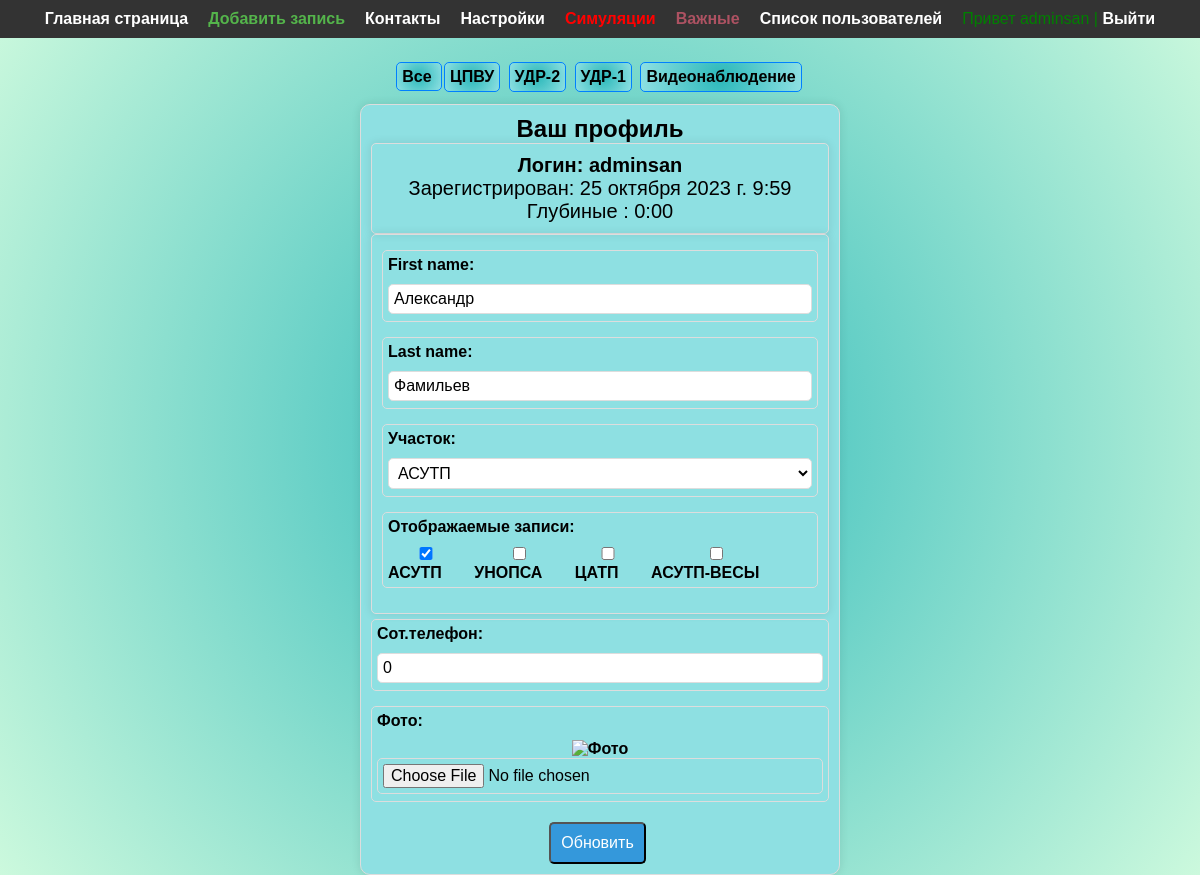
/profile/2 (signed in), run on an earlier commit of the app's database.
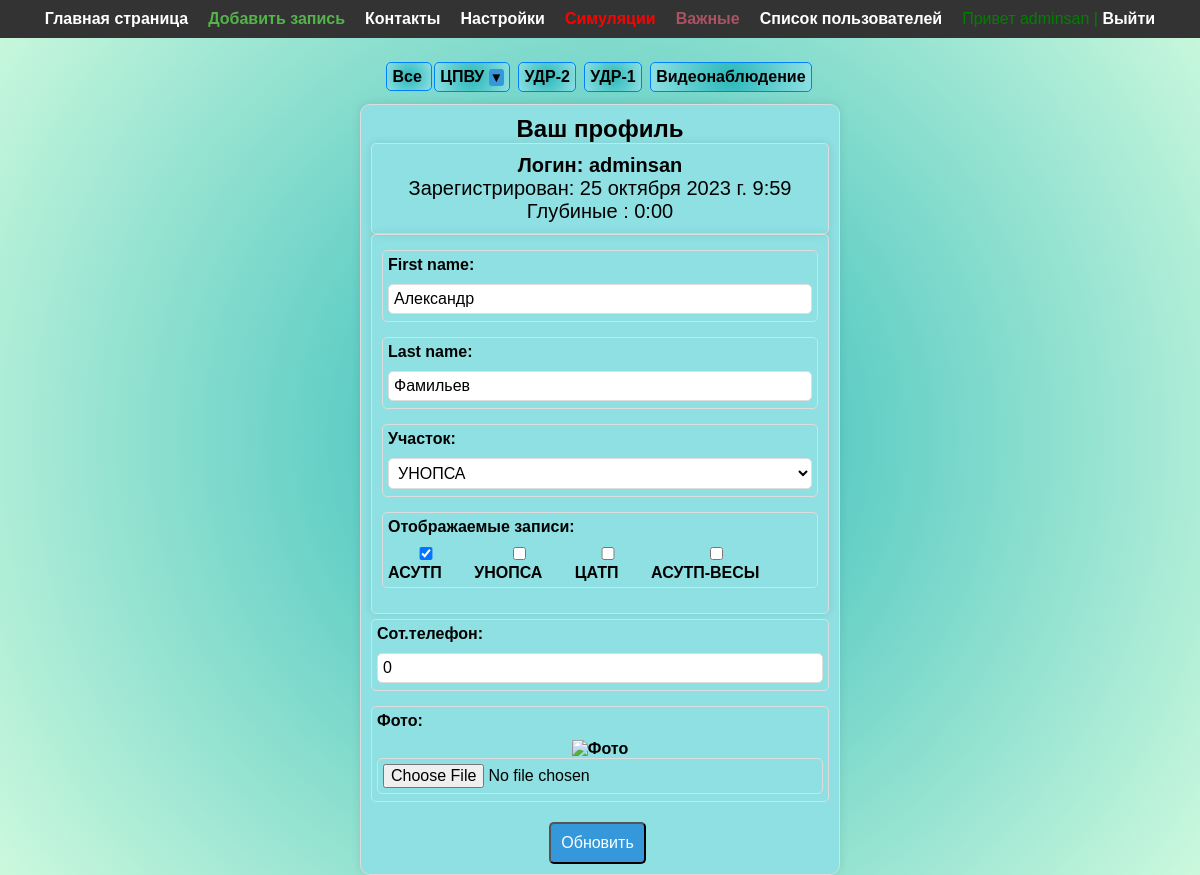
And on a later commit of the database.
### Blog/models.py (models this page shows, shortened)
class Category(MPTTModel):
    objects = models.Manager()
    name = models.CharField(max_length=100, db_index=True, verbose_name="Категория")
    slug = models.SlugField(max_length=255, unique=True, db_index=True, verbose_name="Slug")
    parent = TreeForeignKey('self', on_delete=models.CASCADE, null=True, blank=True, related_name='children')
    level = models.PositiveIntegerField(default=0)  # Define the default value for the 'level' field
    lft = models.PositiveIntegerField(default=0)  # Определите значение по умолчанию для поля 'lft'
    rght = models.PositiveIntegerField(default=0)  # Определите значение по умолчанию для поля 'rght'
    class MPTTMeta:
        order_insertion_by = ['name']
    class Meta:
        verbose_name = 'Категория'
        verbose_name_plural = 'Категории'
        ordering = ['id']

### users/models.py (models this page shows, shortened)
class Profile(models.Model):
    user = models.OneToOneField(User, on_delete=models.CASCADE)
    is_seller = models.BooleanField(default=False)
    rating = models.IntegerField(default=0)
    review = models.TextField(blank=True)
    image = models.ImageField(verbose_name='Аватарка', default='default.jpg', upload_to='profile_pics')
    city = models.CharField(verbose_name='Участок', max_length=3, choices=CITY_CHOICES, blank=True)
    phone = models.IntegerField(default=0, blank=True)
    notifications = models.TextField(blank=True, null=True)
    time_glybinie = models.TimeField(blank=True, null=True)
    city_filter = models.CharField(
        max_length=255,  # Укажите подходящую максимальную длину
        blank=True,
    )

### users/views.py (the view)
# urls.py: path('profile/<int:user_id>', user_views.profile, name='profile'),
def profile(request, user_id):
    user = get_object_or_404(User, id=user_id)
    prof = get_object_or_404(Profile, user=user)
    if request.method == 'POST':
        u_form = UserUpdateForm(request.POST, instance=request.user)
        p_form = ProfileUpdateForm(request.POST, request.FILES, instance=request.user.profile)
        if u_form.is_valid() and p_form.is_valid():
            if 'image' in request.FILES:
                prof.image = request.FILES['image']
            first_name = u_form.cleaned_data.get('first_name')
            last_name = u_form.cleaned_data.get('last_name')
            phone = p_form.cleaned_data.get('phone')
            prof.phone = phone
            selected_cities = p_form.cleaned_data.get('city_filter', [])
            city_filter_value = ",".join(selected_cities)
            prof.city_filter = city_filter_value
            city = request.POST.get('city', '')
            prof.city = city
            p_form.save()
            is_seller = request.POST.get('is_seller', False)
            prof.is_seller = bool(is_seller)
            user.first_name = first_name
            user.last_name = last_name
            user.save()
            prof.save()
            messages.success(request, f'Ваш профиль успешно обновлен.')
            return redirect(f'/profile/{user_id}')
    else:
        u_form = UserUpdateForm(instance=request.user)
        p_form = ProfileUpdateForm(instance=request.user.profile)
    context = {
        'u_form': u_form,
        'p_form': p_form,
        'menu': menu,
        'profile': prof
    }
    return render(request, 'users/profile.html', context)

### users/forms.py
class UserUpdateForm(forms.ModelForm):
    class Meta:
        model = User
        fields = ['first_name', 'last_name']

class ProfileUpdateForm(forms.ModelForm):
    city = forms.ChoiceField(choices=CITY_CHOICES, label='Участок')
    image = forms.ImageField(label='Фото', required=False, widget=ImagePreviewClearableFileInput(attrs={'accept': 'image/*'}))
    phone = forms.IntegerField(required=False, label="Сот.телефон")
    city_filter = forms.MultipleChoiceField(
        required=False,
        widget=forms.CheckboxSelectMultiple,  # Для отображения как чекбоксы
        choices=CITY_CHOICES,  # Ваш список городов
    )
    class Meta:
        model = Profile
        fields = ['city',  'phone', 'image', 'city_filter']

### Blog/context_processors.py (called while the page is built)
def unread_notifications(request):
    if request.user.is_authenticated:
        profile = Profile.objects.get(user=request.user)
        notifications = profile.notifications.split('\n') if profile.notifications else []
        has_unread_notifications = any("Пост" in notification for notification in notifications)
    else:
        has_unread_notifications = False
    return {'has_unread_notifications': has_unread_notifications}

### Blog/templatetags/blog_tags.py (called while the page is built)
@register.inclusion_tag('blog/list_categories.html')
def show_categories(sort=None):
    if not sort:
        top_categories = Category.objects.filter(parent__isnull=True)
    else:
        top_categories = Category.objects.filter(parent__isnull=True).order_by(sort)
    def get_child_categories(category):
        child_categories = category.children.all()
        for child_category in child_categories:
            child_category.child_categories = get_child_categories(child_category)
        return child_categories
    for category in top_categories:
        category.child_categories = get_child_categories(category)
    return {"cats": top_categories}

### users/templates/users/profile.html (shortened to what this page needs)
{% extends "blog/base.html" %}
{% load custom_tags %}
{% block content %}
<div class="content-profile">
    <h2>Ваш профиль</h2>
    <div class="form-title">
        <div class="form-container">
            <div class="media-body">
                <h4 class="account-heading">Логин: {{ user.username }}</h4>
                <p class="text-secondary">Зарегистрирован: {{ user.date_joined }}</p>
                <p class="text-secondary">Глубиные : {{ profile.time_glybinie }}</p>
            </div>
        </div>
        <form method="POST" enctype="multipart/form-data">
            <div class="form-container">
                <div class="form-field">
                    <label class="form-label" for="{{ u_form.first_name.id_for_label }}">
                        {{ u_form.first_name.label}}:</label>
                    {{ u_form.first_name }}
                </div>
                <div class="form-field">
                    <label class="form-label" for="{{ u_form.last_name.id_for_label }}">
                        {{ u_form.last_name.label}}:</label>
                    {{ u_form.last_name }}
                </div>
                <div class="form-field">
                    <label class="form-label" for="{{ p_form.city.id_for_label }}">
                        {{ p_form.city.label}}:</label>
                    {{ p_form.city}}
                </div>
                <div class="form-field">
                    <label class="form-label" for="{{ p_form.city_filter_for_label }}">
                        Отображаемые записи:</label>
                    <div class="checkbox-row">
        {% for value, label in p_form.city_filter.field.choices %}
            <label>
                <input type="checkbox" name="{{ p_form.city_filter.name }}" value="{{ value }}"
                       {% if value in p_form.city_filter.value %} checked {% endif %}>
                {{ label }}
            </label>
        {% endfor %}
    </div>
                </div>
            </div>
            <div class="form-field">
                <label class="form-label" for="{{ p_form.phone_for_label }}">
                    {{ p_form.phone.label}}:</label>
                {{ p_form.phone}}
            </div>
            <div class="form-field">
                <label class="form-label" for="{{ p_form.image_for_label }}">
                    {{ p_form.image.label}}:</label>
                <div class="form-image"> {{ p_form.image}}</div>
            </div>
    </div>
    <div class="form-group">
        <button class="button" type="submit">Обновить</button>
    </div>
</div>
{% endblock content %}

### Blog/templates/blog/base.html (shortened to what this page needs)
{% load static %}
{% load blog_tags %}
{% load mptt_tags %}
<!DOCTYPE html>
<html>
<head>
    <link type="text/css" href="{% static 'blog/css/menu.css' %}" rel="stylesheet"/>
    <link type="text/css" href="{% static 'blog/css/pagination.css' %}" rel="stylesheet"/>
    <link type="text/css" href="{% static 'blog/css/form_style.css' %}" rel="stylesheet"/>
    <link type="text/css" href="{% static 'blog/css/content_index.css' %}" rel="stylesheet"/>
    <link type="text/css" href="{% static 'users/css/styles.css' %}" rel="stylesheet"/>
    <link type="text/css" href="{% static 'blog/css/category.css' %}" rel="stylesheet"/>
    <link type="text/css" href="{% static 'blog/css/styles.css' %}" rel="stylesheet"/>
    <link rel="stylesheet" href="{% static 'blog/css/modal.css' %}">
</head>
<body>
<header>
    {% block main-menu %}
    {% include 'blog/main_menu.html' %}
    {% endblock %}
</header>
<div class="categories">
    {% if request.user.is_authenticated %}
    <a class="menu-li" href="{% url 'home' %}"> Все </a>
    {% show_categories '-name'%}
</div>
{% endif %}
{% block content %}
{% endblock %}
</body>
</html>

### Blog/templates/blog/main_menu.html (shortened to what this page needs)
{% block main-menu %}
<nav>
    <ul class="menu">
        {% for m in menu %}
            {% if m.title == "Добавить запись" %}
                <li class="line"><a href="{% url m.url_name %}" style="color: #54b44b;"> {{m.title}} </a></li>
            {% else %}
                <li class="line"><a href="{% url m.url_name %}">{{m.title}}</a></li>
            {% endif %}
        {% endfor %}
        {% if request.user.is_authenticated %}
        <li class="line">
            <a href="{% url 'profile' user.id %}">Настройки </a></li>
        <li class="line"  >
            <a href="{% url 'posts_simulyation' %}" style="color: red;">Симуляции</a></li>
         <li class="line">
            <a href="{% url 'posts_important' %}"   style="color: #ad5262;" >Важные</a></li>
        <li class="line">
            <a href="{% url 'user_list' %}">Список пользователей</a></li>
        <li class="m-right"> Привет {{user.username}} | <a href="{% url 'logout' %}">Выйти</a></li>
        {% else %}
        <li class="m-right"><a href="{% url 'register' %}">Регистрация</a> | <a
                href="{% url 'login' %}">Войти</a></li>
        {% endif %}
    </ul>
</nav>
{% endblock %}

### Blog/templates/blog/list_categories.html (shortened to what this page needs)
 {% for category in cats %}
    <li class="menu-li">
      <a href="{% url 'category' category.slug %}" >
        {{ category.name }}
      </a>
      {% if category.child_categories %}
        <button class="toggle-btn" data-target="children-list-{{ category.slug }}">
          &#x25BC;
        </button>
      {% endif %}
    </li>
  {% endfor %}

### Blog/static/blog/css/menu.css (style rules this page uses)
* { margin: 0; padding: 0; box-sizing: border-box; }
header { background-color: #333; color: white; width: 100%; padding-top: 10px; position: fixed; margin: 0 auto; z-index: 100; }
nav { display: flex; justify-content: space-between; align-items: left; margin: 0 auto; padding: 0 20px; }
.menu-li { border: 1px solid #0080FF; border-radius: 5px; padding:5px; background: radial-gradient(circle, #2bb8ba, #8ee0e2); }
.line { margin-right: 20px; }
.m-right { margin-right: 100; color: green; }
.menu a { text-decoration: none; color: white; font-weight: bold; transition: color 0.3s; }
.menu { display: flex; justify-content: center; list-style: none; position: fixed; top: 0; width: 100%; background-color: #333; color: #fff; padding: 10px 0; //padding-left: 25%; z-index: 1000; left: 0; }

### Blog/static/blog/css/form_style.css (style rules this page uses)
.form-container { width: 100%; padding: 10px; border: 1px solid #ddd; border-radius: 5px; box-shadow: 0px 0px 10px rgba(0, 0, 0, 0.1); }
.form-title { text-align: center; font-size: 20px; margin: 0px auto; }
.form-label { display: block; font-weight: bold; margin: 0px 10px 10px 0px; }
.form-field { width: 100%; padding: 5px; margin-bottom: 15px; margin-top: 5px; border: 1px solid #ddd; border-radius: 5px; font-size: 16px; flex: 1; margin-right: 10px; text-align:left; font-weight: bold; }
.form-field input { width: 100%; padding: 5px; margin-bottom: 2px; border: 1px solid #ddd; border-radius: 5px; font-size: 16px; }
.form-field select { width: 100%; padding: 5px; margin-bottom: 2px; border: 1px solid #ddd; border-radius: 5px; font-size: 16px; background-color: white; }
.form-image { text-align: center; }
.checkbox-row { display: flex; flex-wrap: wrap; gap: 10px; align-items: center; }
.checkbox-row input[type="checkbox"] { margin-right: 5px; }

### Blog/static/blog/css/content_index.css (style rules this page uses)
.content-profile { width: 40%; border: 1px solid #ddd; background-color: #8ee0e2; padding: 10px; margin-top: 20px; margin: 0 auto; border-radius: 10px; box-shadow: 0px 0px 10px rgba(0, 0, 0, 0.1); }

### Blog/static/blog/css/category.css (style rules this page uses)
.categories { padding: 10px 0; text-align: center; padding-top: 60px; }
.categories li { display: inline-block; margin: 2px; // background-color:#c3d5b1; }
.categories a { text-decoration: none; color: black; font-weight: bold; font-size: 16px; transition: color 0.3s ease; }

### Blog/static/blog/css/styles.css (style rules this page uses)
body { font-family: 'Arial'; margin: 0; padding: 0; height: 100%; width: 100%; text-align: center; //background-image: url('/media/back.jpg'); background-size: cover; background-repeat: no-repeat; background: radial-gradient(circle, #2bb8ba, #ccf9dd); }
a { color: blue; text-decoration: none; }
.button { display: inline-block; padding: 10px; margin:5px 5px 0px 0px; font-size: 16px; text-color: white; border-radius: 5px; cursor: pointer; background-color: #3498db; color: white; text-align: center; text-decoration: none; transition: background-color 0.3s ease; }

### Blog/templates/blog/list_categories.html (style rules this page uses)
.toggle-btn { background-color: #3498db; color: black; border: none; padding: 1px 1px; border-radius: 3px; cursor: pointer; transition: background-color 0.3s, transform 0.2s; }

What changed in the data, as far as the page shows it:
changed Category "ЦПВУ": now shows "▼"
changed Profile: city "АСУТП" → "УНОПСА"
